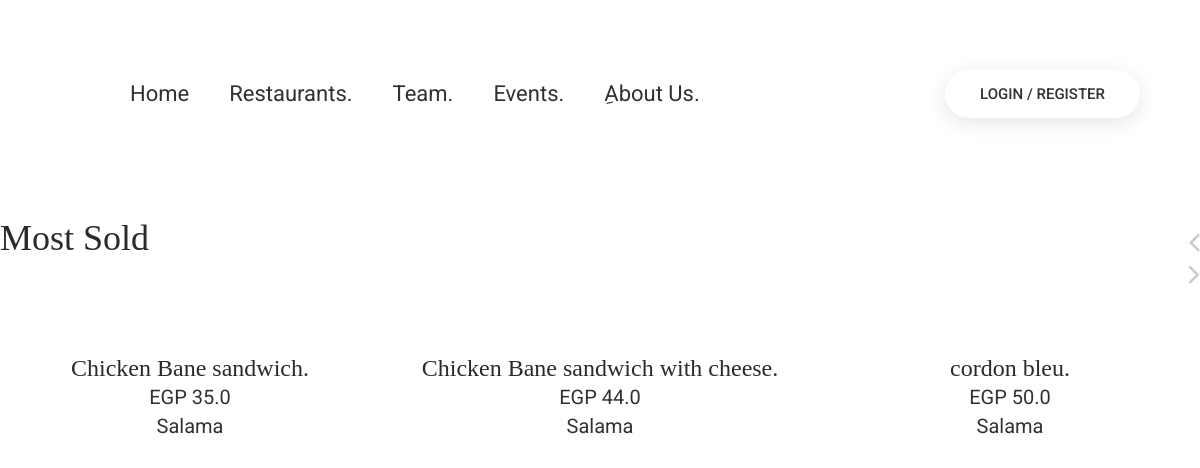
The page /product/karam-el-sham/crispy-sandwich on the database its author committed.
### categories_and_products/models.py (models this page shows, shortened)
class Product(models.Model):
    name = models.CharField(max_length=250, blank=True)
    ArabicName = models.CharField(max_length = 250, blank = True, null= True)
    productslug = models.SlugField(unique=True, db_index=True,)
    Restaurant = models.ForeignKey(
        Restaurant, on_delete=models.CASCADE, blank=True,null= True)
    description = models.TextField(blank=True)
    price = models.FloatField(default=0)
    category = models.ForeignKey(Category, on_delete=models.CASCADE,blank=True,null = True,)
    boughtPrice = models.FloatField(blank=True, null=True, default=0)
    offerPercentage = models.FloatField(blank=True, null=True,)
    active = models.BooleanField(default=True)
    Most_Popular = models.BooleanField(default=False)
    New_Products = models.BooleanField(default=False)
    Best_Offer = models.BooleanField(default=False)
    created = models.DateTimeField(auto_now_add=True)
    def get_absolute_url(self):
        return reverse("categories_and_products:product_details", args=[self.Restaurant.restaurant_slug] + [self.productslug])
    def discountpercentage(self):
        if self.boughtPrice:
            discountAmount = self.boughtPrice - self.price
            self.offPercentage = (discountAmount/self.oldPrice) * 100
            return (int(self.offPercentage))
        else:
            pass
    offerPercentage = property(discountpercentage)

class Restaurant(models.Model):
    Name = models.CharField(max_length=250, blank=True, unique=True,null = True)
    restaurant_slug = models.SlugField(unique=True, db_index=True)
    address = models.CharField(max_length=250, blank=True,null = True,)
    image = models.ImageField(
        upload_to="Restaurant", blank=True, )
    delivery_fees = models.FloatField()
    created = models.DateTimeField(auto_now_add=True)
    active = models.BooleanField(default=True)
    class Meta:
        verbose_name_plural = "Restaurants"

### categories_and_products/views.py (the view, shortened to what this page needs)
# urls.py: path('product/<slug:restaurant_slug>/<slug:productslug>',views.product_details,name='product_details'),
def product_details(request, productslug, restaurant_slug):
    quantityForm = QuantityForm(request.POST)
    order_timing_form = Order_time(request.POST)
    products = Product.objects.filter(
        productslug=productslug,
        active=True,
    )
    time_out = Settings.objects.get(id="1")
    start_1_PM = Settings.objects.get(id="2")
    start_3_PM = Settings.objects.get(id="3")
    start_11_AM = Settings.objects.get(id="4")
    now = datetime.now().time()
    end = time_out.end_order
    all_products = Product.objects.filter(
        active=True,
    )
    context = {
        "products": products,
        "all_products": all_products,
        "time_out": time_out,
        "periodic_time": end,
        "now": now,
        "start_1_PM": start_1_PM,
        "start_3_PM": start_3_PM,
        "start_11_AM" : start_11_AM
    }
    return render(request, "product_details.html", context)

### categories_and_products/templates/product_details.html (shortened to what this page needs)
{% extends "base.html" %}
{% block content %}
{% load static %}
			<br><br>
			<div class="shop-details pt-150 pb-200">
					<div class="realated-product product-showcase">
						<h2 class="title">Most Sold</h2>
						<div class="related-product-slider">
							{% for all_products in all_products %}
							{% if all_products.Most_Popular == True %}
							<div class="item">
								<div class="single-product-case">
									<div class="img-holder"><a href="{{all_products.get_absolute_url}}"><img src="{{all_products.category.image.url}}" alt=""></a></div>
									<div class="info">
										<center>
										<h5> <a href="{{all_products.get_absolute_url}}" class="name">{{all_products.name}}.</a>
										</h5>
										<div class="price">EGP {{all_products.price}}</div>
										<br>
										<div class="price">{{all_products.Restaurant.Name}}</div>
										</center>
									</div>
								</div>
							</div>
							{% endif %}
							{% endfor %}
						</div>
					</div>
				</div>
			</div>
			{% endblock content %}

### static/css/framework.css (style rules this page uses)
* { margin:0;padding:0;-webkit-box-sizing: border-box;-moz-box-sizing: border-box;box-sizing: border-box; }
html,body,div,span,applet,object,iframe,h1,h2,h3,h4,h5,h6,p,blockquote,pre,a,abbr,acronym,address,big,cite,code,dfn,em,img,ins,kbd,q,s,samp,small,strike,strong,sub,sup,tt,var,dl,dt,dd,ol,ul,li,fieldset,form,label,legend,table,caption,tbody,tfoot,thead,tr,th,td { vertical-align:baseline;text-decoration:none;margin:0;padding:0; }
a { text-decoration: none; display: inline-block; color: inherit; }
.pt-150 { padding-top: 150px; }
.pb-200 { padding-bottom: 200px; }

### rows shown on the page
Product: name "Chicken Bane sandwich", price "35.0", Restaurant.Name "Salama"
Product: name "Chicken Bane sandwich with cheese", price "44.0", Restaurant.Name "Salama"
Product: name "cordon bleu", price "50.0", Restaurant.Name "Salama"
